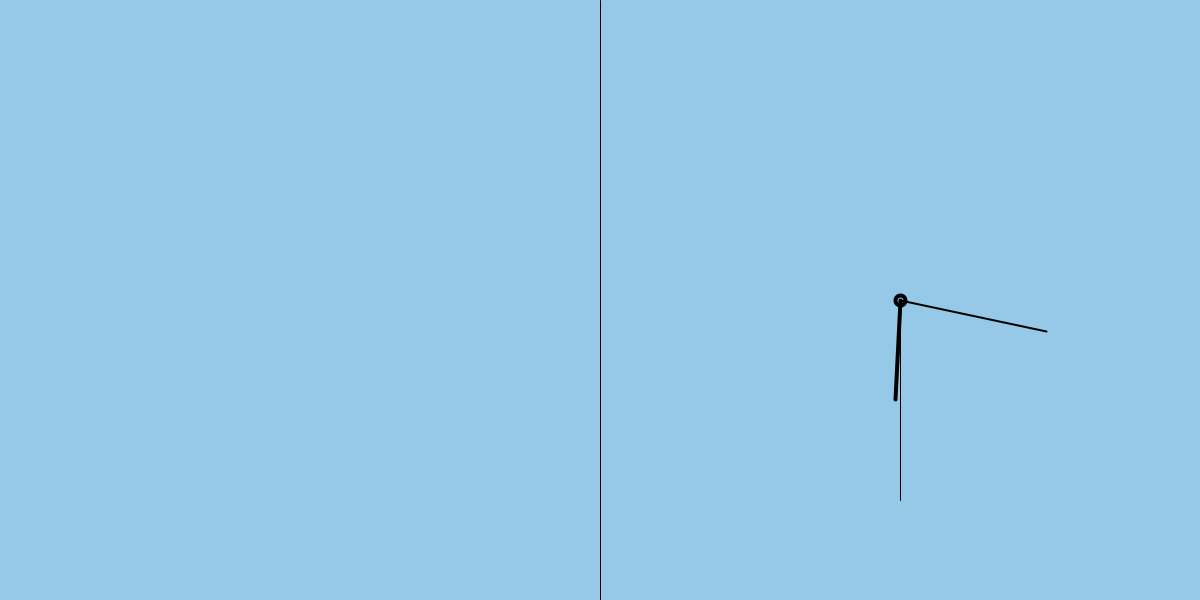
Frame 1 (no input)
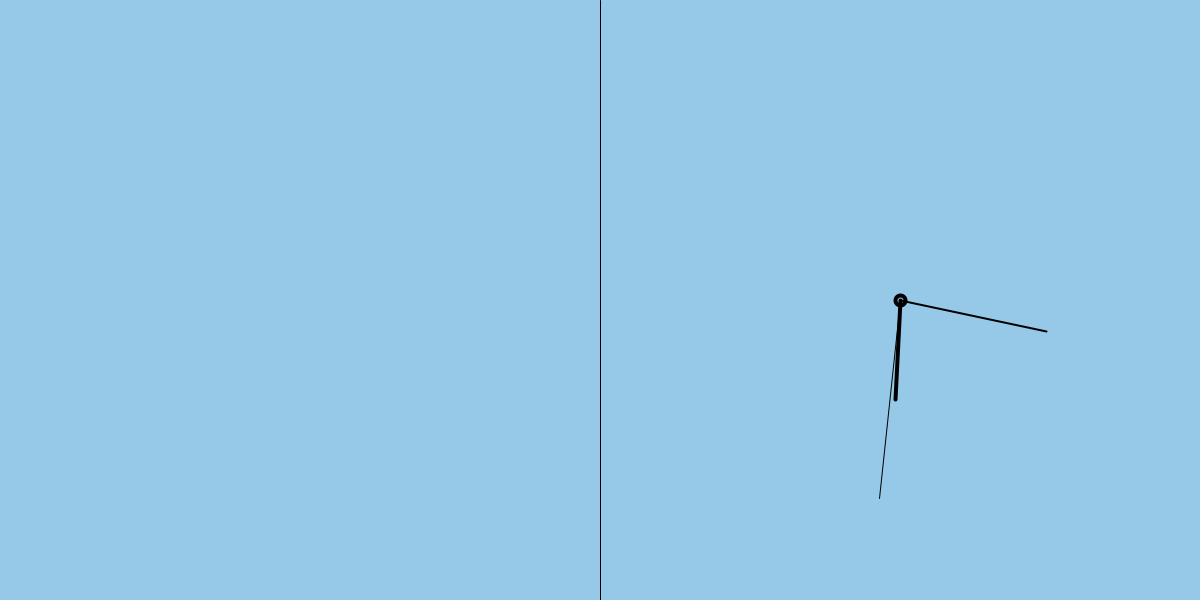
Frame 60 (the mouse pressed at the canvas centre just before this capture)
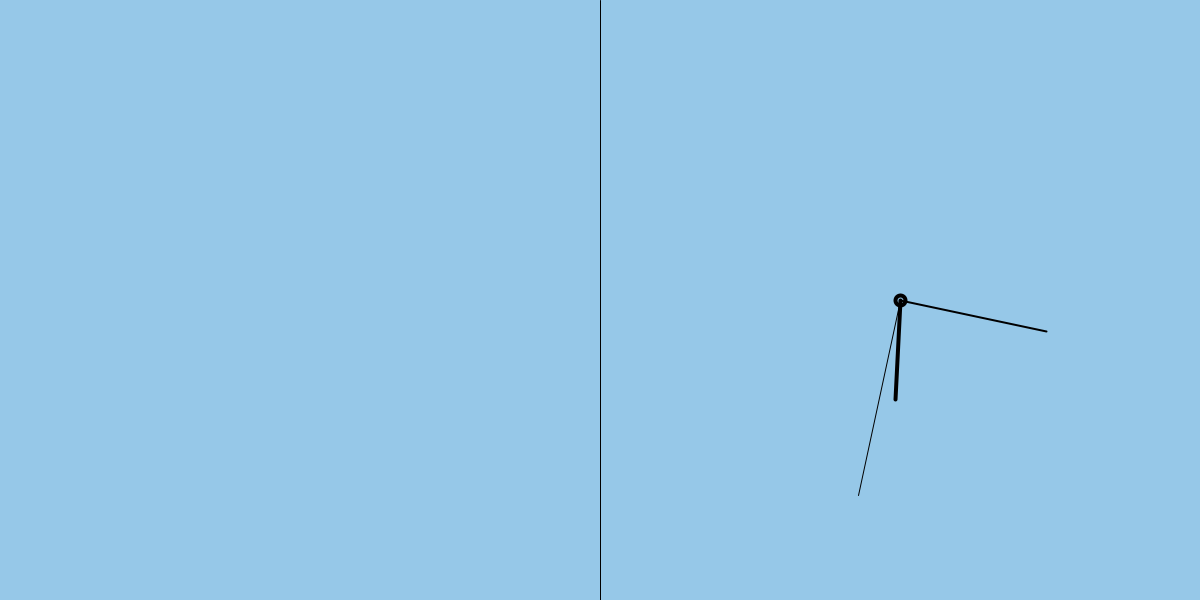
Frame 120 (the mouse held since frame 60 and released just before this capture)

The Processing sketch that drew these frames (run headless with seeded random() and noise(); from frame 60 on, the mouse is pressed at the canvas centre):

// Processing sketch: ProyFinalRelojAnal_gico_v2
// ── ProyFinalRelojAnal_gico_v2.pde
//Proyecto reloj para proyección ...?

float ls, lm, lh, a, b;  //longitudes aguja segundos, min. y hora. (a,b) centro reloj.
float k = PI/30;  //ángulo mínimo segundero/minutero: pi/30
float kh = k/12;  //ángulo mínimo horas: pi/360
float w = 10;  //ancho círculo central.
int pulsa = 0;  //incremento si pulsación teclas f/a

void setup(){
  size(1200,600);
  ls = 200;
  lm = 150;
  lh = 100;
  a = 900;
  b = 300;
        
}

void draw(){
  background(#96C8E8);
  strokeWeight(1);
  line(600,0,600,600);
  int s = second();  //s variará entre 0 y 59.
  int m = minute();  //m variará entre 0 y 59.
  int h = hour();  //h variará entre 0 y 23.
  
  //Carátula (no terminado):
  for(int i=0; i<12; i++){
    //line(a + (3/4)*ls * cos(i*PI/12), b + (3/4)*ls * sin(i*PI/12), a + (5/4)*ls * sin(i*PI/12), b + (5/4)*ls * sin(i*PI/12));
  }
    
  //Segundero:
  strokeWeight(1);
  float dx = ls * cos(k*s-PI/2);
  float dy = ls * sin(k*s-PI/2);
  line(a, b, a+dx, b+dy);
  
  //Minutero:
  strokeWeight(2);
  dx = lm * cos(k*m-PI/2);
  dy = lm * sin(k*m-PI/2);
  line(a, b, a+dx, b+dy);
  
  //Horas:
  strokeWeight(4);
  dx = lh * cos(kh*h+PI/2);
  dy = lh * sin(kh*h+PI/2);
  line(a, b, a+dx, b+dy);
  
  noFill();
  ellipse(a, b, w + pulsa, w + pulsa);
     
}

void keyPressed(){
 if(key == 'f'){
    pulsa = pulsa + 5; 
  }
 if(key == 'a'){
    pulsa = pulsa -5;
  } 
}
